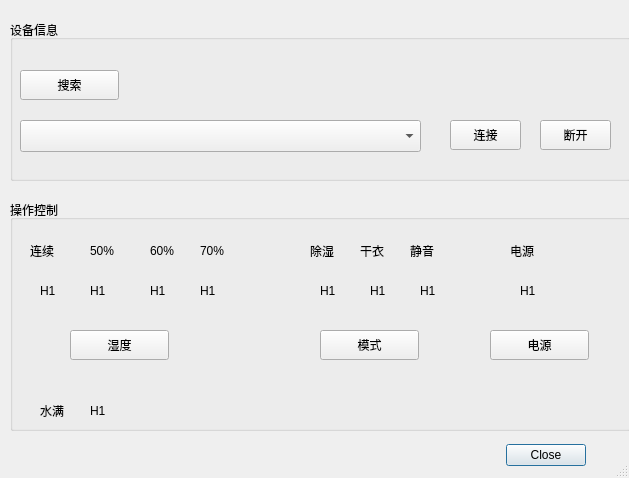
<?xml version="1.0" encoding="UTF-8"?>
<ui version="4.0">
 <class>Dialog</class>
 <widget class="QDialog" name="Dialog">
  <property name="geometry">
   <rect>
    <x>0</x>
    <y>0</y>
    <width>629</width>
    <height>478</height>
   </rect>
  </property>
  <property name="windowTitle">
   <string>抽湿机</string>
  </property>
  <property name="sizeGripEnabled">
   <bool>true</bool>
  </property>
  <widget class="QDialogButtonBox" name="buttonBox">
   <property name="geometry">
    <rect>
     <x>495</x>
     <y>440</y>
     <width>91</width>
     <height>30</height>
    </rect>
   </property>
   <property name="standardButtons">
    <set>QDialogButtonBox::Close</set>
   </property>
  </widget>
  <widget class="QGroupBox" name="groupBox">
   <property name="geometry">
    <rect>
     <x>10</x>
     <y>20</y>
     <width>621</width>
     <height>161</height>
    </rect>
   </property>
   <property name="title">
    <string>设备信息</string>
   </property>
   <widget class="QPushButton" name="BtnSearch">
    <property name="enabled">
     <bool>true</bool>
    </property>
    <property name="geometry">
     <rect>
      <x>10</x>
      <y>50</y>
      <width>99</width>
      <height>30</height>
     </rect>
    </property>
    <property name="text">
     <string>搜索</string>
    </property>
   </widget>
   <widget class="QComboBox" name="comboBox">
    <property name="geometry">
     <rect>
      <x>10</x>
      <y>100</y>
      <width>401</width>
      <height>32</height>
     </rect>
    </property>
   </widget>
   <widget class="QLabel" name="LabelStatus">
    <property name="geometry">
     <rect>
      <x>130</x>
      <y>60</y>
      <width>451</width>
      <height>22</height>
     </rect>
    </property>
    <property name="text">
     <string/>
    </property>
   </widget>
   <widget class="QPushButton" name="BtnConnect">
    <property name="geometry">
     <rect>
      <x>440</x>
      <y>100</y>
      <width>71</width>
      <height>30</height>
     </rect>
    </property>
    <property name="text">
     <string>连接</string>
    </property>
   </widget>
   <widget class="QPushButton" name="BtnDisconnect">
    <property name="geometry">
     <rect>
      <x>530</x>
      <y>100</y>
      <width>71</width>
      <height>30</height>
     </rect>
    </property>
    <property name="text">
     <string>断开</string>
    </property>
   </widget>
  </widget>
  <widget class="QGroupBox" name="groupOP">
   <property name="geometry">
    <rect>
     <x>10</x>
     <y>200</y>
     <width>621</width>
     <height>231</height>
    </rect>
   </property>
   <property name="title">
    <string>操作控制</string>
   </property>
   <widget class="QPushButton" name="BtnPwr">
    <property name="geometry">
     <rect>
      <x>480</x>
      <y>130</y>
      <width>99</width>
      <height>30</height>
     </rect>
    </property>
    <property name="text">
     <string>电源</string>
    </property>
   </widget>
   <widget class="QLabel" name="LedM1">
    <property name="geometry">
     <rect>
      <x>310</x>
      <y>80</y>
      <width>31</width>
      <height>22</height>
     </rect>
    </property>
    <property name="text">
     <string>H1</string>
    </property>
   </widget>
   <widget class="QLabel" name="label_7">
    <property name="geometry">
     <rect>
      <x>140</x>
      <y>40</y>
      <width>41</width>
      <height>22</height>
     </rect>
    </property>
    <property name="text">
     <string>60%</string>
    </property>
   </widget>
   <widget class="QLabel" name="LedPwr">
    <property name="geometry">
     <rect>
      <x>510</x>
      <y>80</y>
      <width>31</width>
      <height>22</height>
     </rect>
    </property>
    <property name="text">
     <string>H1</string>
    </property>
   </widget>
   <widget class="QPushButton" name="BtnMode">
    <property name="geometry">
     <rect>
      <x>310</x>
      <y>130</y>
      <width>99</width>
      <height>30</height>
     </rect>
    </property>
    <property name="text">
     <string>模式</string>
    </property>
   </widget>
   <widget class="QLabel" name="label_9">
    <property name="geometry">
     <rect>
      <x>30</x>
      <y>200</y>
      <width>41</width>
      <height>22</height>
     </rect>
    </property>
    <property name="text">
     <string>水满</string>
    </property>
   </widget>
   <widget class="QLabel" name="label">
    <property name="geometry">
     <rect>
      <x>300</x>
      <y>40</y>
      <width>41</width>
      <height>22</height>
     </rect>
    </property>
    <property name="text">
     <string>除湿</string>
    </property>
   </widget>
   <widget class="QPushButton" name="BtnHumidity">
    <property name="geometry">
     <rect>
      <x>60</x>
      <y>130</y>
      <width>99</width>
      <height>30</height>
     </rect>
    </property>
    <property name="text">
     <string>湿度</string>
    </property>
   </widget>
   <widget class="QLabel" name="LedFull">
    <property name="geometry">
     <rect>
      <x>80</x>
      <y>200</y>
      <width>31</width>
      <height>22</height>
     </rect>
    </property>
    <property name="text">
     <string>H1</string>
    </property>
   </widget>
   <widget class="QLabel" name="label_6">
    <property name="geometry">
     <rect>
      <x>80</x>
      <y>40</y>
      <width>41</width>
      <height>22</height>
     </rect>
    </property>
    <property name="text">
     <string>50%</string>
    </property>
   </widget>
   <widget class="QLabel" name="LedH1">
    <property name="geometry">
     <rect>
      <x>30</x>
      <y>80</y>
      <width>31</width>
      <height>22</height>
     </rect>
    </property>
    <property name="text">
     <string>H1</string>
    </property>
   </widget>
   <widget class="QLabel" name="label_5">
    <property name="geometry">
     <rect>
      <x>20</x>
      <y>40</y>
      <width>41</width>
      <height>22</height>
     </rect>
    </property>
    <property name="text">
     <string>连续</string>
    </property>
   </widget>
   <widget class="QLabel" name="LedH2">
    <property name="geometry">
     <rect>
      <x>80</x>
      <y>80</y>
      <width>31</width>
      <height>22</height>
     </rect>
    </property>
    <property name="text">
     <string>H1</string>
    </property>
   </widget>
   <widget class="QLabel" name="label_2">
    <property name="geometry">
     <rect>
      <x>350</x>
      <y>40</y>
      <width>41</width>
      <height>22</height>
     </rect>
    </property>
    <property name="text">
     <string>干衣</string>
    </property>
   </widget>
   <widget class="QLabel" name="LedH4">
    <property name="geometry">
     <rect>
      <x>190</x>
      <y>80</y>
      <width>31</width>
      <height>22</height>
     </rect>
    </property>
    <property name="text">
     <string>H1</string>
    </property>
   </widget>
   <widget class="QLabel" name="LedH3">
    <property name="geometry">
     <rect>
      <x>140</x>
      <y>80</y>
      <width>31</width>
      <height>22</height>
     </rect>
    </property>
    <property name="text">
     <string>H1</string>
    </property>
   </widget>
   <widget class="QLabel" name="label_3">
    <property name="geometry">
     <rect>
      <x>400</x>
      <y>40</y>
      <width>41</width>
      <height>22</height>
     </rect>
    </property>
    <property name="text">
     <string>静音</string>
    </property>
   </widget>
   <widget class="QLabel" name="LedM2">
    <property name="geometry">
     <rect>
      <x>360</x>
      <y>80</y>
      <width>31</width>
      <height>22</height>
     </rect>
    </property>
    <property name="text">
     <string>H1</string>
    </property>
   </widget>
   <widget class="QLabel" name="label_8">
    <property name="geometry">
     <rect>
      <x>190</x>
      <y>40</y>
      <width>41</width>
      <height>22</height>
     </rect>
    </property>
    <property name="text">
     <string>70%</string>
    </property>
   </widget>
   <widget class="QLabel" name="label_4">
    <property name="geometry">
     <rect>
      <x>500</x>
      <y>40</y>
      <width>41</width>
      <height>22</height>
     </rect>
    </property>
    <property name="text">
     <string>电源</string>
    </property>
   </widget>
   <widget class="QLabel" name="LedM3">
    <property name="geometry">
     <rect>
      <x>410</x>
      <y>80</y>
      <width>31</width>
      <height>22</height>
     </rect>
    </property>
    <property name="text">
     <string>H1</string>
    </property>
   </widget>
  </widget>
 </widget>
 <resources/>
 <connections>
  <connection>
   <sender>buttonBox</sender>
   <signal>clicked(QAbstractButton*)</signal>
   <receiver>Dialog</receiver>
   <slot>accept()</slot>
   <hints>
    <hint type="sourcelabel">
     <x>527</x>
     <y>451</y>
    </hint>
    <hint type="destinationlabel">
     <x>467</x>
     <y>443</y>
    </hint>
   </hints>
  </connection>
 </connections>
</ui>
